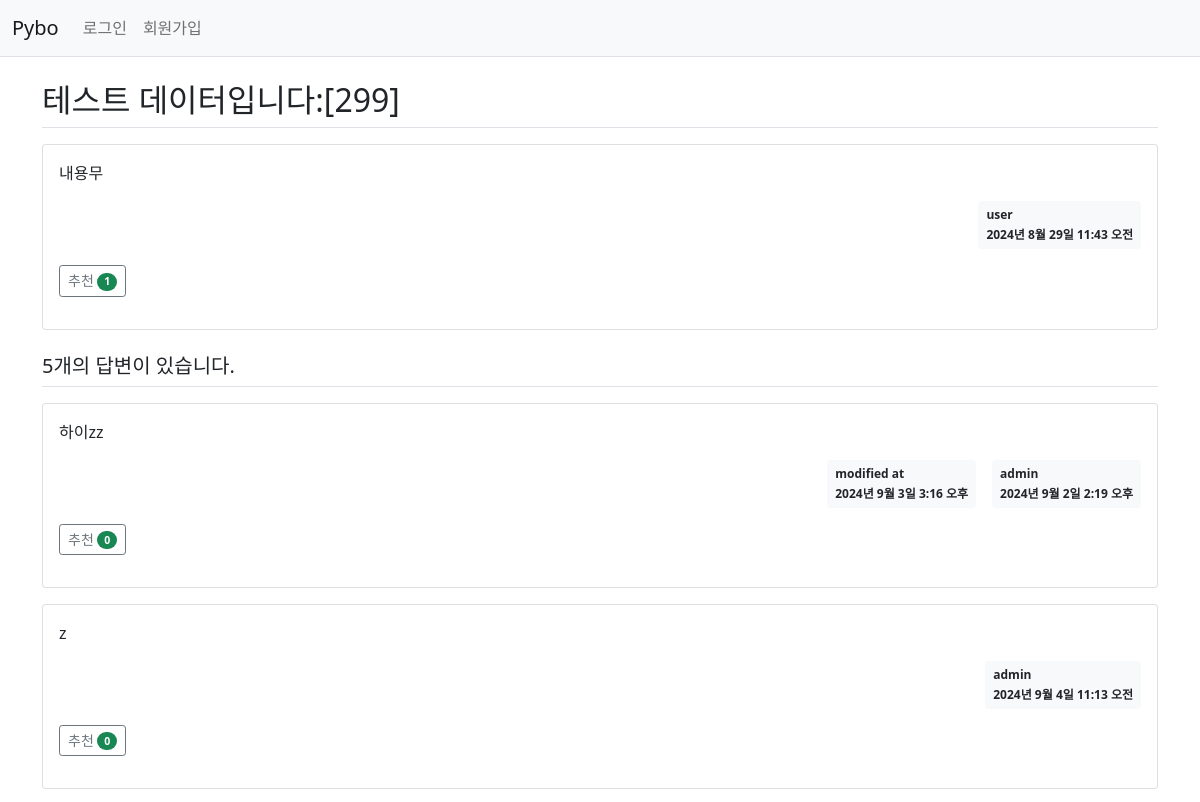
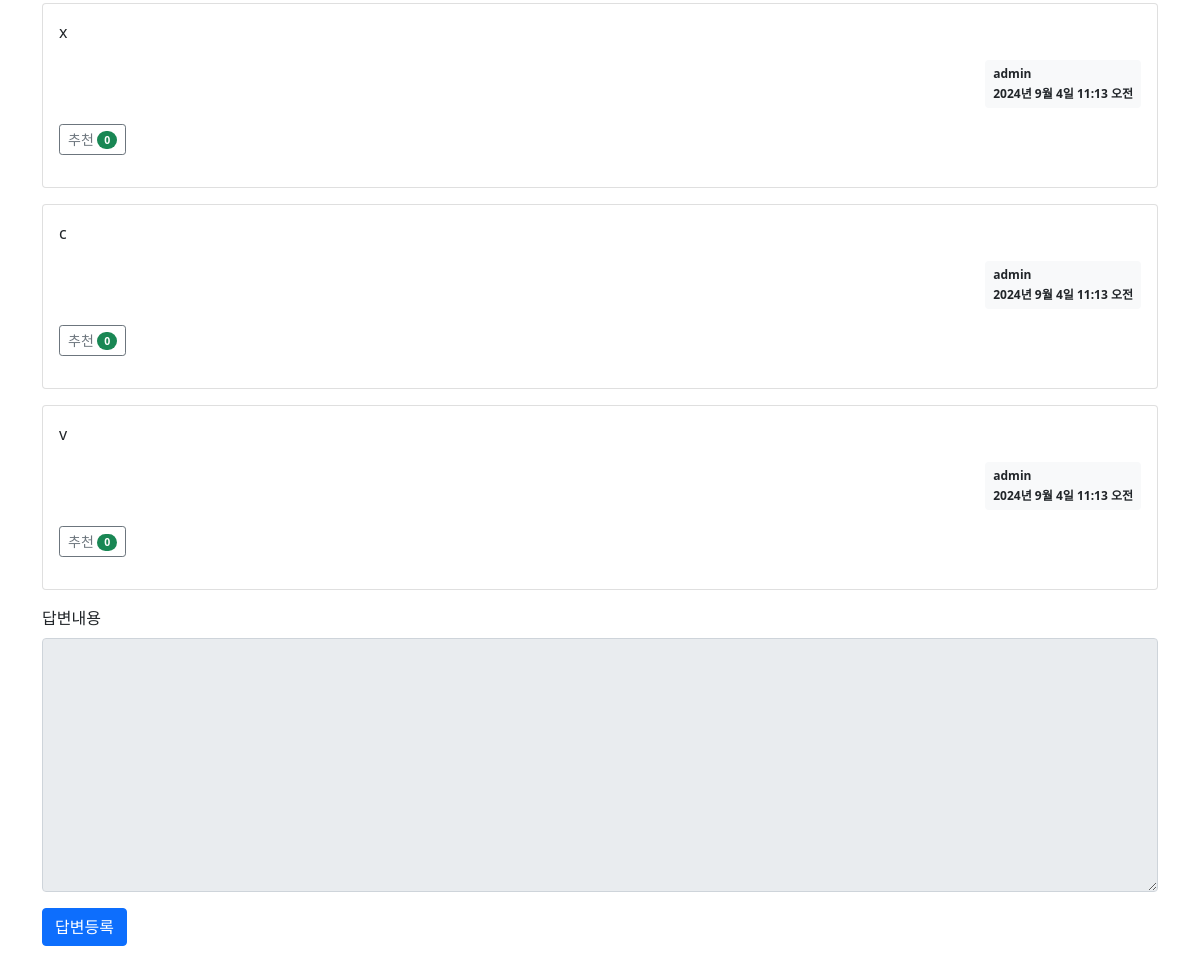
/pybo/304/, run on the app's committed database (2 pictures, top to bottom).
### pybo/models.py (models this page shows, shortened)
class Question(models.Model):
    author = models.ForeignKey(User, on_delete=models.CASCADE, related_name='author_question')
    subject = models.CharField(max_length=200)
    content = models.TextField()
    create_date = models.DateTimeField()
    modify_date = models.DateTimeField(null=True, blank=True)
    voter = models.ManyToManyField(User, related_name='voter_question')

class Answer(models.Model):
    author = models.ForeignKey(User, on_delete=models.CASCADE, related_name='author_answer')
    question = models.ForeignKey(Question, on_delete=models.CASCADE)
    content = models.TextField()
    create_date = models.DateTimeField()
    modify_date = models.DateTimeField(null=True, blank=True)
    voter = models.ManyToManyField(User, related_name='voter_answer')

### pybo/views/base_views.py (the view)
# urls.py: path('<int:question_id>/', base_views.detail, name='detail'),
def detail(request, question_id):
    question = get_object_or_404(Question, pk=question_id)
    context = {'question': question}
    return render(request, 'pybo/question_detail.html', context)

### pybo/templatetags/pybo_filter.py (called while the page is built)
@register.filter
def mark(value):
    extensions = ['nl2br', 'fenced_code']
    return mark_safe(markdown.markdown(value, extensions=extensions))

### templates/pybo/question_detail.html (shortened to what this page needs)
{% extends 'base.html' %}
{% load pybo_filter %}
{% block content %}
    <div class="container my-3">
        <h2 class="border-bottom py-2">{{ question.subject }}</h2>
        <div class="card my-3">
            <div class="card-body">
                <div class="card-text">{{ question.content|mark }}</div>
                <div class="d-flex justify-content-end">
                    <div class="badge bg-light text-dark p-2 text-start">
                        <div class="mb-2">{{ question.author.username }}</div>
                        <div>{{ question.create_date }}</div>
                    </div>
                </div>
                <div class="my-3">
                    <a href="#" data-uri="{% url 'pybo:question_vote' question.id %}" class="recommend btn btn-sm btn-outline-secondary">
                        추천
                        <span class="badge rounded-pill bg-success">{{ question.voter.count }}</span>
                    </a>
                </div>
            </div>
        </div>
        <h5 class="border-bottom my-3 py-2">{{ question.answer_set.count }}개의 답변이 있습니다.</h5>
        {% for answer in question.answer_set.all %}
            <div class="card my-3">
                <div class="card-body">
                    <div class="card-text">{{ answer.content|mark }}</div>
                    <div class="d-flex justify-content-end">
                        {% if answer.modify_date %}
                            <div class="badge bg-light text-dark p-2 text-start mx-3">
                                <div class="mb-2">modified at</div>
                                <div>{{ answer.modify_date }}</div>
                            </div>
                        {% endif %}
                        <div class="badge bg-light text-dark p-2 text-start">
                            <div class="mb-2">{{ answer.author.username }}</div>
                            <div>{{ answer.create_date }}</div>
                        </div>
                    </div>
                    <div class="my-3">
                        <a href="#" data-uri="{% url 'pybo:answer_vote' answer.id %}" class="recommend btn btn-sm btn-outline-secondary">
                            추천
                            <span class="badge rounded-pill bg-success">{{ answer.voter.count }}</span>
                        </a>
                    </div>
                </div>
            </div>
        {% endfor %}
        <form action="{% url 'pybo:answer_create' question.id %}" method="post" class="my-3">
            <div class="mb-3">
                <label for="content" class="form-label">답변내용</label>
                <textarea {% if not user.is_authenticated %}disabled{% endif %} name="content" id="content" class="form-control" rows="10"></textarea>
            </div>
            <input type="submit" value="답변등록" class="btn btn-primary">
        </form>
    </div>
{% endblock %}

### data on the page
Question: subject "테스트 데이터입니다:[299]", content|mark "내용무", author.username "user", create_date "2024년 8월 29일 11:43 오전", voter.count "1", answer_set.count "5"
Answer: content|mark "하이zz", modify_date "2024년 9월 3일 3:16 오후", author.username "admin", create_date "2024년 9월 2일 2:19 오후", voter.count "0"
Answer: content|mark "z", author.username "admin", create_date "2024년 9월 4일 11:13 오전", voter.count "0"
Answer: content|mark "x", author.username "admin", create_date "2024년 9월 4일 11:13 오전", voter.count "0"
Answer: content|mark "c", author.username "admin", create_date "2024년 9월 4일 11:13 오전", voter.count "0"
Answer: content|mark "v", author.username "admin", create_date "2024년 9월 4일 11:13 오전", voter.count "0"
